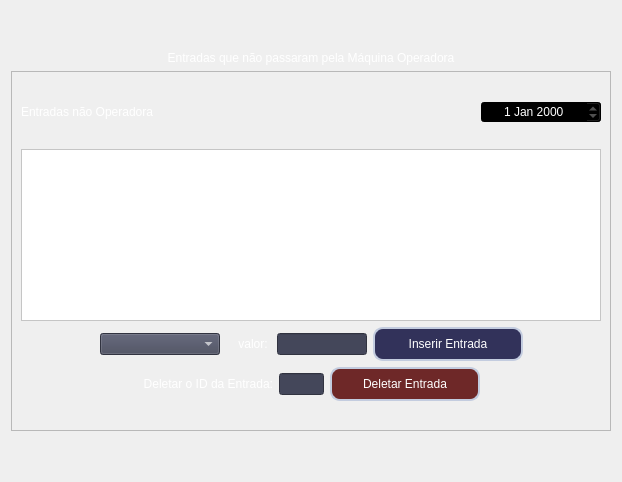
  <widget class="QWidget" name="page_insercao_entradas_nao_operadora">
   <layout class="QVBoxLayout" name="verticalLayout_21">
    <item>
     <spacer name="verticalSpacer_22">
      <property name="orientation">
       <enum>Qt::Orientation::Vertical</enum>
      </property>
      <property name="sizeHint" stdset="0">
       <size>
        <width>20</width>
        <height>40</height>
       </size>
      </property>
     </spacer>
    </item>
    <item>
     <widget class="QLabel" name="label_72">
      <property name="styleSheet">
       <string notr="true">font: 700 14pt &quot;Segoe UI&quot;;
color: rgb(255,255,255);</string>
      </property>
      <property name="text">
       <string>Entradas que não passaram pela Máquina Operadora</string>
      </property>
      <property name="alignment">
       <set>Qt::AlignmentFlag::AlignCenter</set>
      </property>
     </widget>
    </item>
    <item alignment="Qt::AlignmentFlag::AlignHCenter">
     <widget class="QFrame" name="frame_5">
      <property name="minimumSize">
       <size>
        <width>600</width>
        <height>360</height>
       </size>
      </property>
      <property name="maximumSize">
       <size>
        <width>600</width>
        <height>360</height>
       </size>
      </property>
      <property name="frameShape">
       <enum>QFrame::Shape::StyledPanel</enum>
      </property>
      <property name="frameShadow">
       <enum>QFrame::Shadow::Raised</enum>
      </property>
      <layout class="QVBoxLayout" name="verticalLayout_22">
       <item>
        <spacer name="verticalSpacer_20">
         <property name="orientation">
          <enum>Qt::Orientation::Vertical</enum>
         </property>
         <property name="sizeHint" stdset="0">
          <size>
           <width>20</width>
           <height>40</height>
          </size>
         </property>
        </spacer>
       </item>
       <item>
        <layout class="QHBoxLayout" name="horizontalLayout_24">
         <item>
          <widget class="QLabel" name="label_70">
           <property name="styleSheet">
            <string notr="true">font: 700 8pt &quot;Segoe UI&quot;;
color: rgb(255,255,255);</string>
           </property>
           <property name="text">
            <string>Entradas não Operadora</string>
           </property>
           <property name="alignment">
            <set>Qt::AlignmentFlag::AlignLeading|Qt::AlignmentFlag::AlignLeft|Qt::AlignmentFlag::AlignVCenter</set>
           </property>
          </widget>
         </item>
         <item>
          <widget class="QDateEdit" name="data_cx_entradas_n_operadora">
           <property name="enabled">
            <bool>true</bool>
           </property>
           <property name="sizePolicy">
            <sizepolicy hsizetype="Minimum" vsizetype="Minimum">
             <horstretch>0</horstretch>
             <verstretch>0</verstretch>
            </sizepolicy>
           </property>
           <property name="minimumSize">
            <size>
             <width>120</width>
             <height>0</height>
            </size>
           </property>
           <property name="maximumSize">
            <size>
             <width>120</width>
             <height>16777215</height>
            </size>
           </property>
           <property name="styleSheet">
            <string notr="true">font: 700 10pt &quot;Segoe UI&quot;;
color: rgb(255,255,255);
background-color: rgb(0,0,0);</string>
           </property>
           <property name="alignment">
            <set>Qt::AlignmentFlag::AlignCenter</set>
           </property>
           <property name="readOnly">
            <bool>true</bool>
           </property>
          </widget>
         </item>
        </layout>
       </item>
       <item>
        <spacer name="verticalSpacer_21">
         <property name="orientation">
          <enum>Qt::Orientation::Vertical</enum>
         </property>
         <property name="sizeHint" stdset="0">
          <size>
           <width>20</width>
           <height>40</height>
          </size>
         </property>
        </spacer>
       </item>
       <item>
        <widget class="QTableView" name="tableView_entradas_n_operadora">
         <property name="styleSheet">
          <string notr="true">QTableView {
	alternate-background-color: #f8f9fa;
	background-color: white;
	gridline-color: #dee2e6;
}

QTableView::item {
	padding: 5px;
	border-bottom: 1px solid #dee2e6;
}

QTableView::item:selected {
	background-color: #007bff;
	color: white;
}

QHeaderView::section {
	background-color: #6c757d;
	color: white;
	padding: 5px;
	border: 1px solid #5a6268;
	font-weight: bold;
}</string>
         </property>
        </widget>
       </item>
       <item>
        <layout class="QHBoxLayout" name="horizontalLayout_25">
         <item>
          <spacer name="horizontalSpacer_33">
           <property name="orientation">
            <enum>Qt::Orientation::Horizontal</enum>
           </property>
           <property name="sizeHint" stdset="0">
            <size>
             <width>40</width>
             <height>20</height>
            </size>
           </property>
          </spacer>
         </item>
         <item>
          <widget class="QComboBox" name="comboBox_entradas_n_operadora">
           <property name="minimumSize">
            <size>
             <width>120</width>
             <height>0</height>
            </size>
           </property>
           <property name="maximumSize">
            <size>
             <width>120</width>
             <height>16777215</height>
            </size>
           </property>
           <property name="styleSheet">
            <string notr="true">font: 600 9pt &quot;Segoe UI&quot;;
color: white;
background-color: rgb(68,71,90);</string>
           </property>
          </widget>
         </item>
         <item>
          <widget class="QLabel" name="label_74">
           <property name="minimumSize">
            <size>
             <width>45</width>
             <height>0</height>
            </size>
           </property>
           <property name="maximumSize">
            <size>
             <width>45</width>
             <height>16777215</height>
            </size>
           </property>
           <property name="styleSheet">
            <string notr="true">font: 700 8pt &quot;Segoe UI&quot;;
color: rgb(255,255,255);</string>
           </property>
           <property name="text">
            <string>valor: </string>
           </property>
           <property name="alignment">
            <set>Qt::AlignmentFlag::AlignRight|Qt::AlignmentFlag::AlignTrailing|Qt::AlignmentFlag::AlignVCenter</set>
           </property>
          </widget>
         </item>
         <item>
          <widget class="QLineEdit" name="input_valor_entradas_n_operadora">
           <property name="minimumSize">
            <size>
             <width>90</width>
             <height>0</height>
            </size>
           </property>
           <property name="maximumSize">
            <size>
             <width>90</width>
             <height>16777215</height>
            </size>
           </property>
           <property name="styleSheet">
            <string notr="true">font: 700 10pt &quot;Segoe UI&quot;;
color: white;
background-color: rgb(68,71,90);</string>
           </property>
           <property name="alignment">
            <set>Qt::AlignmentFlag::AlignCenter</set>
           </property>
          </widget>
         </item>
         <item>
          <widget class="QPushButton" name="btn_inserir_entradas_n_operadora">
           <property name="minimumSize">
            <size>
             <width>150</width>
             <height>0</height>
            </size>
           </property>
           <property name="maximumSize">
            <size>
             <width>150</width>
             <height>16777215</height>
            </size>
           </property>
           <property name="styleSheet">
            <string notr="true">QPushButton {
	font: 700 10pt &quot;Segoe UI&quot;;
	background-color: rgb(50,50,90);
	padding: 8px;
	border: 2px solid #c3ccdf;
	color: rgb(255,255,255);
	border-radius: 10px;
}

QPushButton:hover {
	background-color: rgb(85, 170, 255);
}

QPushButton:pressed {
	background-color: rgb(255, 0, 127);
}</string>
           </property>
           <property name="text">
            <string>Inserir Entrada</string>
           </property>
          </widget>
         </item>
         <item>
          <spacer name="horizontalSpacer_34">
           <property name="orientation">
            <enum>Qt::Orientation::Horizontal</enum>
           </property>
           <property name="sizeHint" stdset="0">
            <size>
             <width>40</width>
             <height>20</height>
            </size>
           </property>
          </spacer>
         </item>
        </layout>
       </item>
       <item>
        <layout class="QHBoxLayout" name="horizontalLayout_26">
         <item>
          <spacer name="horizontalSpacer_35">
           <property name="orientation">
            <enum>Qt::Orientation::Horizontal</enum>
           </property>
           <property name="sizeHint" stdset="0">
            <size>
             <width>40</width>
             <height>20</height>
            </size>
           </property>
          </spacer>
         </item>
         <item>
          <widget class="QLabel" name="label_71">
           <property name="styleSheet">
            <string notr="true">font: 700 8pt &quot;Segoe UI&quot;;
color: rgb(255,255,255);</string>
           </property>
           <property name="text">
            <string>Deletar o ID da Entrada:</string>
           </property>
           <property name="alignment">
            <set>Qt::AlignmentFlag::AlignRight|Qt::AlignmentFlag::AlignTrailing|Qt::AlignmentFlag::AlignVCenter</set>
           </property>
          </widget>
         </item>
         <item>
          <widget class="QLineEdit" name="input_id_deletar_entradas_n_operadora">
           <property name="minimumSize">
            <size>
             <width>45</width>
             <height>0</height>
            </size>
           </property>
           <property name="maximumSize">
            <size>
             <width>45</width>
             <height>16777215</height>
            </size>
           </property>
           <property name="styleSheet">
            <string notr="true">font: 700 10pt &quot;Segoe UI&quot;;
color: white;
background-color: rgb(68,71,90);</string>
           </property>
           <property name="alignment">
            <set>Qt::AlignmentFlag::AlignCenter</set>
           </property>
           <property name="readOnly">
            <bool>true</bool>
           </property>
          </widget>
         </item>
         <item>
          <widget class="QPushButton" name="btn_deletar_entradas_n_operadora">
           <property name="minimumSize">
            <size>
             <width>150</width>
             <height>0</height>
            </size>
           </property>
           <property name="maximumSize">
            <size>
             <width>150</width>
             <height>16777215</height>
            </size>
           </property>
           <property name="styleSheet">
            <string notr="true">QPushButton {
	font: 700 10pt &quot;Segoe UI&quot;;
	background-color: rgb(110,40,40);
	padding: 8px;
	border: 2px solid #c3ccdf;
	color: rgb(255,255,255);
	border-radius: 10px;
}

QPushButton:hover {
	background-color: rgb(85, 170, 255);
}

QPushButton:pressed {
	background-color: rgb(255, 0, 127);
}</string>
           </property>
           <property name="text">
            <string>Deletar Entrada</string>
           </property>
          </widget>
         </item>
         <item>
          <spacer name="horizontalSpacer_36">
           <property name="orientation">
            <enum>Qt::Orientation::Horizontal</enum>
           </property>
           <property name="sizeHint" stdset="0">
            <size>
             <width>40</width>
             <height>20</height>
            </size>
           </property>
          </spacer>
         </item>
        </layout>
       </item>
       <item>
        <spacer name="verticalSpacer_19">
         <property name="orientation">
          <enum>Qt::Orientation::Vertical</enum>
         </property>
         <property name="sizeHint" stdset="0">
          <size>
           <width>20</width>
           <height>40</height>
          </size>
         </property>
        </spacer>
       </item>
      </layout>
     </widget>
    </item>
    <item>
     <spacer name="verticalSpacer_23">
      <property name="orientation">
       <enum>Qt::Orientation::Vertical</enum>
      </property>
      <property name="sizeHint" stdset="0">
       <size>
        <width>20</width>
        <height>40</height>
       </size>
      </property>
     </spacer>
    </item>
   </layout>
  </widget>
